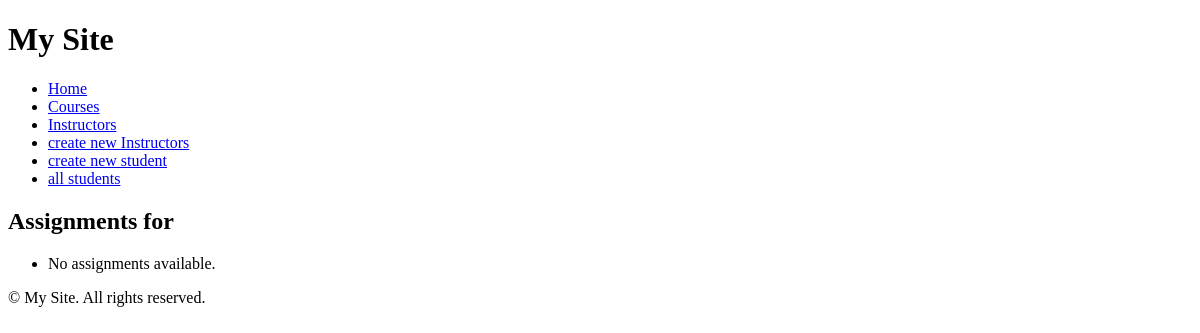
Before: /assignments/ with the older database file.
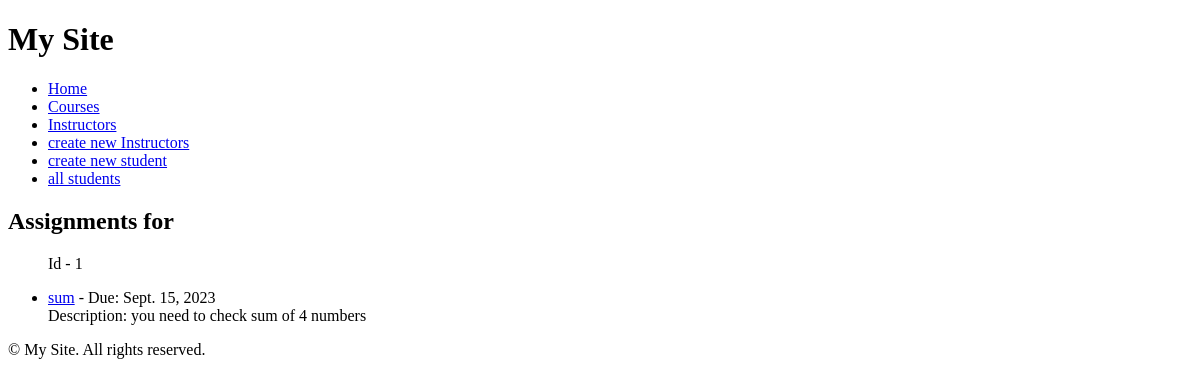
After: the same page with the newer database file.
### edusphere_app/models.py (models this page shows, shortened)
class Assignment(models.Model):
    id = models.AutoField(primary_key=True)
    course = models.ForeignKey(Course, on_delete=models.CASCADE)
    title = models.CharField(max_length=255)
    description = models.TextField()
    due_date = models.DateField()

### edusphere_app/views.py (the view)
# urls.py: path('assignments/', views.assignment_list, name='assignment_list'),
def assignment_list(request):
    assignments = Assignment.objects.all()
    return render(request, 'assignment_list.html', {'assignments': assignments})

### edusphere_app/templates/assignment_list.html
{% extends 'base.html' %}
{% block content %}
  <h2>Assignments for {{ course.title }}</h2>
  <ul>
    {% for assignment in assignments %}
    <p>Id - {{ assignment.id }}</p>
      <li>
        <a href="{% url 'assignment_details' assignment.id %}">{{ assignment.title }}</a> -
        Due: {{ assignment.due_date }}
        <br>
        Description: {{ assignment.description }}
      </li>
    {% empty %}
      <li>No assignments available.</li>
    {% endfor %}
  </ul>
{% endblock %}

Changed rows visible on the page:
added Assignment: id "1", title "sum", due_date "Sept. 15, 2023", description "you need to check sum of 4 numbers"
Other visible differences:
text no longer shown: "No assignments available."
